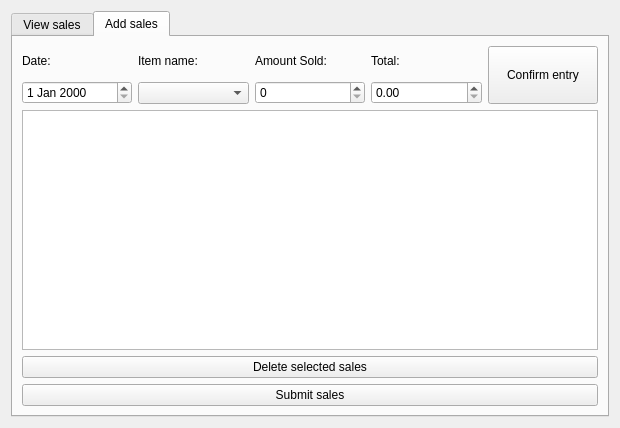
<?xml version="1.0" encoding="UTF-8"?>
<ui version="4.0">
 <class>manage_sales_widget</class>
 <widget class="QWidget" name="manage_sales_widget">
  <property name="geometry">
   <rect>
    <x>0</x>
    <y>0</y>
    <width>620</width>
    <height>428</height>
   </rect>
  </property>
  <property name="windowTitle">
   <string>Form</string>
  </property>
  <layout class="QVBoxLayout" name="verticalLayout">
   <item>
    <widget class="QTabWidget" name="manage_sales_tabWidget">
     <property name="currentIndex">
      <number>1</number>
     </property>
     <widget class="QWidget" name="tab">
      <attribute name="title">
       <string>View sales</string>
      </attribute>
      <layout class="QVBoxLayout" name="verticalLayout_2">
       <item>
        <layout class="QHBoxLayout" name="horizontalLayout">
         <item>
          <widget class="QPushButton" name="view_sales_search_button">
           <property name="text">
            <string>Search by </string>
           </property>
          </widget>
         </item>
         <item>
          <widget class="QPushButton" name="view_sales_daily_button">
           <property name="text">
            <string>View daily sales</string>
           </property>
          </widget>
         </item>
         <item>
          <widget class="QPushButton" name="view_sales_monthly_button">
           <property name="text">
            <string>View monthly sales</string>
           </property>
          </widget>
         </item>
         <item>
          <widget class="QPushButton" name="view_sales_yearly_sales">
           <property name="text">
            <string>View yearly sales</string>
           </property>
          </widget>
         </item>
        </layout>
       </item>
       <item>
        <widget class="QTableWidget" name="view_sales_tableWidget">
         <attribute name="horizontalHeaderDefaultSectionSize">
          <number>191</number>
         </attribute>
         <column>
          <property name="text">
           <string>Date</string>
          </property>
         </column>
         <column>
          <property name="text">
           <string>Item</string>
          </property>
         </column>
         <column>
          <property name="text">
           <string>Amount</string>
          </property>
         </column>
        </widget>
       </item>
       <item>
        <widget class="QPushButton" name="view_sales_delete_button">
         <property name="text">
          <string>Delete selected sales </string>
         </property>
        </widget>
       </item>
      </layout>
     </widget>
     <widget class="QWidget" name="tab_2">
      <attribute name="title">
       <string>Add sales</string>
      </attribute>
      <layout class="QVBoxLayout" name="verticalLayout_7">
       <item>
        <layout class="QHBoxLayout" name="horizontalLayout_2">
         <item>
          <layout class="QVBoxLayout" name="verticalLayout_3">
           <item>
            <widget class="QLabel" name="label">
             <property name="text">
              <string>Date:</string>
             </property>
            </widget>
           </item>
           <item>
            <widget class="QDateEdit" name="add_sales_date"/>
           </item>
          </layout>
         </item>
         <item>
          <layout class="QVBoxLayout" name="verticalLayout_4">
           <item>
            <widget class="QLabel" name="label_2">
             <property name="text">
              <string>Item name:</string>
             </property>
            </widget>
           </item>
           <item>
            <widget class="QComboBox" name="add_sales_item_name_comboBox"/>
           </item>
          </layout>
         </item>
         <item>
          <layout class="QVBoxLayout" name="verticalLayout_5">
           <item>
            <widget class="QLabel" name="label_3">
             <property name="text">
              <string>Amount Sold:</string>
             </property>
            </widget>
           </item>
           <item>
            <widget class="QSpinBox" name="add_sales_amount_sold_spinBox"/>
           </item>
          </layout>
         </item>
         <item>
          <layout class="QVBoxLayout" name="verticalLayout_6">
           <item>
            <widget class="QLabel" name="label_4">
             <property name="text">
              <string>Total:</string>
             </property>
            </widget>
           </item>
           <item>
            <widget class="QDoubleSpinBox" name="add_sales_total_spinBox"/>
           </item>
          </layout>
         </item>
         <item>
          <widget class="QPushButton" name="add_sales_confirm_button">
           <property name="styleSheet">
            <string notr="true">height:50px;</string>
           </property>
           <property name="text">
            <string>Confirm entry</string>
           </property>
          </widget>
         </item>
        </layout>
       </item>
       <item>
        <widget class="QListWidget" name="add_sales_listWidget"/>
       </item>
       <item>
        <widget class="QPushButton" name="add_sales_delete_button">
         <property name="text">
          <string>Delete selected sales</string>
         </property>
        </widget>
       </item>
       <item>
        <widget class="QPushButton" name="add_sales_submit_button">
         <property name="text">
          <string>Submit sales</string>
         </property>
        </widget>
       </item>
      </layout>
     </widget>
    </widget>
   </item>
  </layout>
 </widget>
 <resources/>
 <connections/>
</ui>
